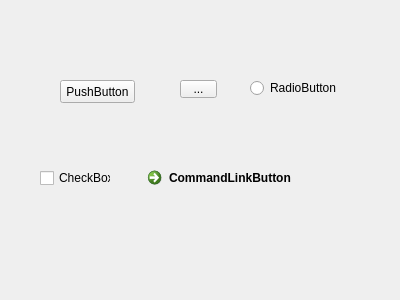
<?xml version="1.0" encoding="UTF-8"?>
<ui version="4.0">
 <class>Foo</class>
 <widget class="QWidget" name="Foo">
  <property name="geometry">
   <rect>
    <x>0</x>
    <y>0</y>
    <width>400</width>
    <height>300</height>
   </rect>
  </property>
  <property name="sizePolicy">
   <sizepolicy hsizetype="Expanding" vsizetype="Expanding">
    <horstretch>0</horstretch>
    <verstretch>0</verstretch>
   </sizepolicy>
  </property>
  <property name="windowTitle">
   <string>Form</string>
  </property>
  <widget class="QPushButton" name="pushButton">
   <property name="geometry">
    <rect>
     <x>60</x>
     <y>80</y>
     <width>75</width>
     <height>23</height>
    </rect>
   </property>
   <property name="text">
    <string>PushButton</string>
   </property>
  </widget>
  <widget class="QToolButton" name="toolButton">
   <property name="geometry">
    <rect>
     <x>180</x>
     <y>80</y>
     <width>37</width>
     <height>18</height>
    </rect>
   </property>
   <property name="text">
    <string>...</string>
   </property>
  </widget>
  <widget class="QRadioButton" name="radioButton">
   <property name="geometry">
    <rect>
     <x>250</x>
     <y>80</y>
     <width>89</width>
     <height>16</height>
    </rect>
   </property>
   <property name="text">
    <string>RadioButton</string>
   </property>
  </widget>
  <widget class="QCheckBox" name="checkBox">
   <property name="geometry">
    <rect>
     <x>40</x>
     <y>170</y>
     <width>71</width>
     <height>16</height>
    </rect>
   </property>
   <property name="text">
    <string>CheckBox</string>
   </property>
  </widget>
  <widget class="QCommandLinkButton" name="commandLinkButton">
   <property name="geometry">
    <rect>
     <x>140</x>
     <y>160</y>
     <width>172</width>
     <height>41</height>
    </rect>
   </property>
   <property name="text">
    <string>CommandLinkButton</string>
   </property>
  </widget>
 </widget>
 <resources/>
 <connections/>
</ui>
